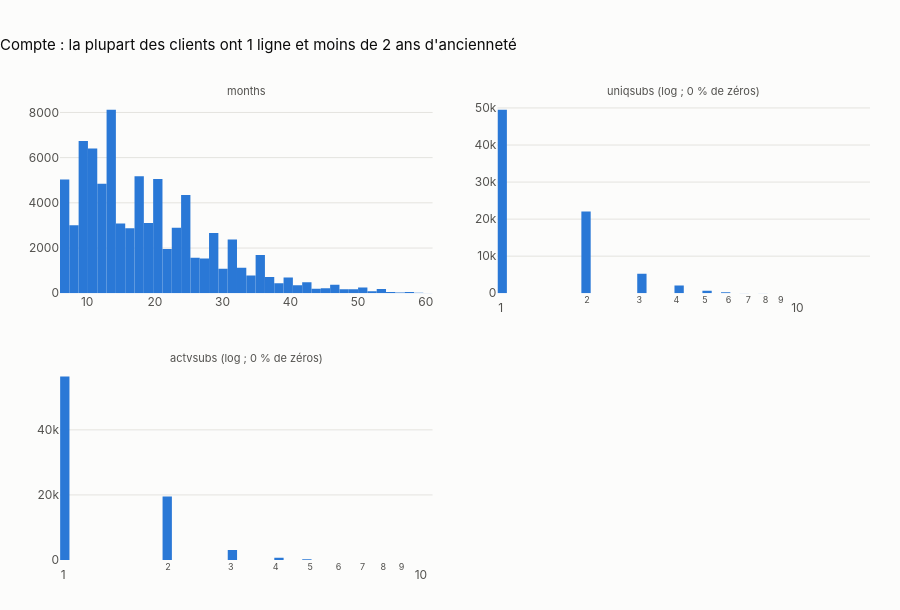

Write notebook code for a chart like this one.
### Markdown cell above
**Conclusion** : les appels coupés (`drop_vce_Mean`, médiane 3 par mois) et bloqués sont fréquents mais en petit nombre. `custcare_Mean` est nul pour 55,7 % des clients : la variable sera plus utile comme indicateur « a appelé le service client » que comme valeur continue.

### Code cell
publish(histograms_grid(train, eda.KEY_VARIABLES["Terminal"],
                        "Terminal : des pics d'âge vers 180 et 310 jours, des prix par paliers"),
        "02_hist_terminal")
publish(histograms_grid(train, eda.KEY_VARIABLES["Compte"],
                        "Compte : la plupart des clients ont 1 ligne et moins de 2 ans d'ancienneté"),
        "02_hist_compte")

### Figure 1 — Plotly figure (JSON) as saved in the notebook; plotly's stock layout.template omitted (floating-point values rounded to 4 significant figures)
{"data": [{"hovertemplate": "months ≈ %{x:,.3g}<br>%{y:,} clients<extra></extra>", "marker": {"color": "#2a78d6", "line": {"width": 0}}, "name": "months", "showlegend": false, "type": "bar", "width": [1.375, 1.375, 1.375, 1.375, 1.375, 1.375, 1.375, 1.375, 1.375, 1.375, 1.375, 1.375, 1.375, 1.375, 1.375, 1.375, 1.375, 1.375, 1.375, 1.375, 1.375, 1.375, 1.375, 1.375, 1.375, 1.375, 1.375, 1.375, 1.375, 1.375, 1.375, 1.375, 1.375, 1.375, 1.375, 1.375, 1.375, 1.375, 1.375, 1.375], "x": [6.688, 8.062, 9.438, 10.81, 12.19, 13.56, 14.94, 16.31, 17.69, 19.06, 20.44, 21.81, 23.19, 24.56, 25.94, 27.31, 28.69, 30.06, 31.44, 32.81, 34.19, 35.56, 36.94, 38.31, 39.69, 41.06, 42.44, 43.81, 45.19, 46.56, 47.94, 49.31, 50.69, 52.06, 53.44, 54.81, 56.19, 57.56, 58.94, 60.31], "xaxis": "x", "y": [5032, 3008, 6740, 6407, 4844, 8124, 3084, 2878, 5176, 3108, 5058, 1958, 2896, 4347, 1572, 1532, 2660, 1078, 2374, 1124, 788, 1695, 722, 437, 691, 349, 482, 199, 218, 372, 179, 180, 253, 89, 184, 48, 28, 50, 25, 11], "yaxis": "y"}, {"hovertemplate": "uniqsubs ≈ %{x:,.3g}<br>%{y:,} clients<extra></extra>", "marker": {"color": "#2a78d6", "line": {"width": 0}}, "name": "uniqsubs", "showlegend": false, "type": "bar", "width": [0.07493, 0.08055, 0.08659, 0.09307, 0.1, 0.1075, 0.1156, 0.1243, 0.1336, 0.1436, 0.1543, 0.1659, 0.1783, 0.1917, 0.2061, 0.2215, 0.2381, 0.256, 0.2751, 0.2958, 0.3179, 0.3417, 0.3673, 0.3949, 0.4245, 0.4563, 0.4905, 0.5272, 0.5667, 0.6092, 0.6548, 0.7039, 0.7567, 0.8134, 0.8743, 0.9398, 1.01, 1.086, 1.167, 1.255], "x": [1.037, 1.114, 1.198, 1.288, 1.384, 1.488, 1.599, 1.719, 1.848, 1.987, 2.136, 2.296, 2.468, 2.652, 2.851, 3.065, 3.295, 3.541, 3.807, 4.092, 4.399, 4.728, 5.083, 5.464, 5.873, 6.313, 6.786, 7.295, 7.841, 8.429, 9.06, 9.739, 10.47, 11.25, 12.1, 13.0, 13.98, 15.03, 16.15, 17.36], "xaxis": "x2", "y": [49540, 0, 0, 0, 0, 0, 0, 0, 0, 22058, 0, 0, 0, 0, 0, 5270, 0, 0, 0, 2065, 0, 0, 659, 0, 253, 0, 87, 0, 31, 0, 16, 9, 0, 5, 4, 2, 0, 0, 0, 0], "yaxis": "y2"}, {"hovertemplate": "actvsubs ≈ %{x:,.3g}<br>%{y:,} clients<extra></extra>", "marker": {"color": "#2a78d6", "line": {"width": 0}}, "name": "actvsubs", "showlegend": false, "type": "bar", "width": [0.06178, 0.0656, 0.06965, 0.07395, 0.07852, 0.08337, 0.08852, 0.09399, 0.0998, 0.106, 0.1125, 0.1195, 0.1268, 0.1347, 0.143, 0.1518, 0.1612, 0.1712, 0.1818, 0.193, 0.2049, 0.2176, 0.231, 0.2453, 0.2604, 0.2765, 0.2936, 0.3117, 0.331, 0.3514, 0.3732, 0.3962, 0.4207, 0.4467, 0.4743, 0.5036, 0.5347, 0.5677, 0.6028, 0.64], "x": [1.03, 1.094, 1.162, 1.233, 1.31, 1.391, 1.476, 1.568, 1.665, 1.767, 1.877, 1.993, 2.116, 2.246, 2.385, 2.532, 2.689, 2.855, 3.031, 3.219, 3.418, 3.629, 3.853, 4.091, 4.344, 4.612, 4.897, 5.199, 5.521, 5.862, 6.224, 6.608, 7.017, 7.45, 7.91, 8.399, 8.918, 9.469, 10.05, 10.68], "xaxis": "x3", "y": [56418, 0, 0, 0, 0, 0, 0, 0, 0, 0, 0, 19525, 0, 0, 0, 0, 0, 0, 3048, 0, 0, 0, 0, 721, 0, 0, 203, 0, 0, 15, 0, 0, 5, 0, 4, 0, 3, 0, 0, 1], "yaxis": "y3"}], "layout": {"annotations": [{"font": {"color": "#52514e", "size": 11}, "showarrow": false, "text": "months", "x": 0.23, "xanchor": "center", "xref": "paper", "y": 1.0, "yanchor": "bottom", "yref": "paper"}, {"font": {"color": "#52514e", "size": 11}, "showarrow": false, "text": "uniqsubs (log ; 0 % de zéros)", "x": 0.77, "xanchor": "center", "xref": "paper", "y": 1.0, "yanchor": "bottom", "yref": "paper"}, {"font": {"color": "#52514e", "size": 11}, "showarrow": false, "text": "actvsubs (log ; 0 % de zéros)", "x": 0.23, "xanchor": "center", "xref": "paper", "y": 0.42, "yanchor": "bottom", "yref": "paper"}], "bargap": 0.05, "height": 610, "title": {"text": "Compte : la plupart des clients ont 1 ligne et moins de 2 ans d'ancienneté"}, "xaxis": {"anchor": "y", "domain": [0.0, 0.46]}, "xaxis2": {"anchor": "y2", "domain": [0.54, 1.0], "type": "log"}, "xaxis3": {"anchor": "y3", "domain": [0.0, 0.46], "type": "log"}, "xaxis4": {"anchor": "y4", "domain": [0.54, 1.0]}, "yaxis": {"anchor": "x", "domain": [0.58, 1.0]}, "yaxis2": {"anchor": "x2", "domain": [0.58, 1.0]}, "yaxis3": {"anchor": "x3", "domain": [0.0, 0.42]}, "yaxis4": {"anchor": "x4", "domain": [0.0, 0.42]}}}
